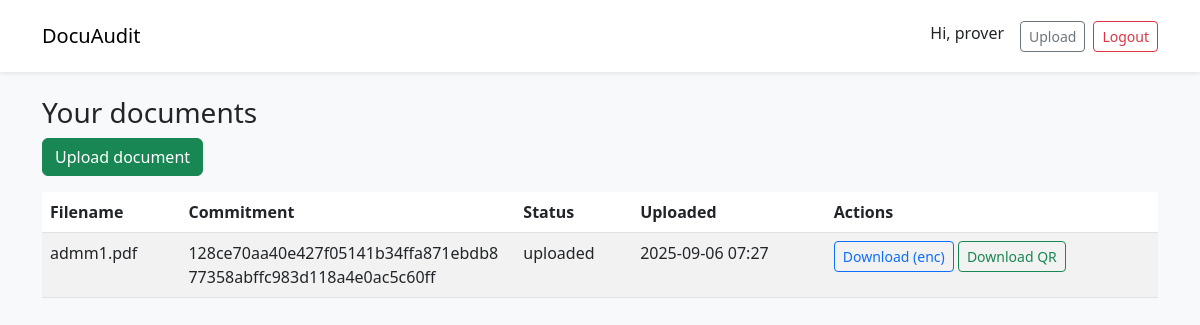
/dashboard (signed in), run on the app's committed database.
### app.py (models this page shows)
class User(UserMixin, db.Model):
    __tablename__ = "users"
    id = db.Column(db.Integer, primary_key=True)
    email = db.Column(db.String(255), unique=True, nullable=False)
    password_hash = db.Column(db.String(255), nullable=False)
    name = db.Column(db.String(255))
    role = db.Column(db.String(32), default="prover")  # prover, verifier, admin
    eth_address = db.Column(db.String(255), nullable=True)
    status = db.Column(db.String(32), default="active")  # active, pending, blocked, suspended
    is_approved = db.Column(db.Boolean, default=False)  # admin approval required
    last_login = db.Column(db.DateTime, nullable=True)
    created_at = db.Column(db.DateTime, default=datetime.utcnow)

class Document(db.Model):
    __tablename__ = "documents"
    id = db.Column(db.Integer, primary_key=True)
    owner_id = db.Column(db.Integer, db.ForeignKey("users.id"), nullable=False)
    filename = db.Column(db.String(512))
    stored_filename = db.Column(db.String(512))  # encrypted file name on server
    filesize = db.Column(db.Integer)
    commitment = db.Column(db.String(128))  # keccak256(owner || fileHash || salt)
    salt = db.Column(db.String(128), nullable=True)
    cid = db.Column(db.String(512), nullable=True)  # optional IPFS CID
    status = db.Column(db.String(32), default="uploaded")
    qr_code_data = db.Column(db.Text, nullable=True)  # base64 encoded QR code
    created_at = db.Column(db.DateTime, default=datetime.utcnow)
    owner = db.relationship("User", backref="documents")

### app.py (the view)
@app.route("/dashboard")
@login_required
def dashboard():
    docs = Document.query.filter_by(owner_id=current_user.id).order_by(Document.created_at.desc()).all()
    return render_template("dashboard.html", docs=docs)

### app.py (called while the page is built)
@login_manager.user_loader
def load_user(user_id):
    return User.query.get(int(user_id))

### templates/dashboard.html (shortened to what this page needs)
{% extends "base.html" %}
{% block body %}
<h3>Your documents</h3>
<div class="mb-3">
  <a class="btn btn-success" href="{{ url_for('upload') }}">Upload document</a>
</div>
<table class="table table-striped">
  <thead><tr><th>Filename</th><th>Commitment</th><th>Status</th><th>Uploaded</th><th>Actions</th></tr></thead>
  <tbody>
    {% for d in docs %}
      <tr>
        <td>{{ d.filename }}</td>
        <td style="max-width:250px;word-break:break-word">{{ d.commitment }}</td>
        <td>{{ d.status }}</td>
        <td>{{ d.created_at.strftime('%Y-%m-%d %H:%M') }}</td>
        <td>
          <a class="btn btn-sm btn-outline-primary" href="{{ url_for('uploaded_file', filename=d.stored_filename) }}">Download (enc)</a>
          {% if d.qr_code_data %}
            <a class="btn btn-sm btn-outline-success" href="{{ url_for('download_qr', doc_id=d.id) }}">Download QR</a>
          {% endif %}
        </td>
      </tr>
    {% else %}
      <tr><td colspan="5">No documents yet</td></tr>
    {% endfor %}
  </tbody>
</table>
{% endblock %}

### templates/base.html (shortened to what this page needs)
<!doctype html>
<html>
<head>
  <link href="https://cdn.jsdelivr.net/npm/bootstrap@5.3.0/dist/css/bootstrap.min.css" rel="stylesheet">
</head>
<body class="bg-light">
<nav class="navbar navbar-expand-lg navbar-light bg-white p-3 shadow-sm">
  <div class="container">
    <a class="navbar-brand" href="{{ url_for('dashboard') }}">DocuAudit</a>
    <div class="d-flex gap-2">
      {% if current_user.is_authenticated %}
        <span class="me-2">Hi, {{ current_user.name or current_user.email }}</span>
        {% if current_user.role in ['prover', 'admin'] %}
          <a class="btn btn-outline-secondary btn-sm" href="{{ url_for('upload') }}">Upload</a>
        {% endif %}
        <a class="btn btn-outline-danger btn-sm" href="{{ url_for('logout') }}">Logout</a>
      {% else %}
        <a class="btn btn-outline-primary btn-sm" href="{{ url_for('register') }}">Register</a>
        <a class="btn btn-primary btn-sm" href="{{ url_for('login') }}">Login</a>
      {% endif %}
    </div>
  </div>
</nav>
<div class="container mt-4">
  {% block body %}{% endblock %}
</div>
</body>
</html>

### data on the page
User: name "prover"
Document: filename "admm1.pdf", commitment "128ce70aa40e427f05141b34ffa871ebdb877358abffc983d118a4e0ac5c60ff", status "uploaded", created_at "2025-09-06 07:27"
